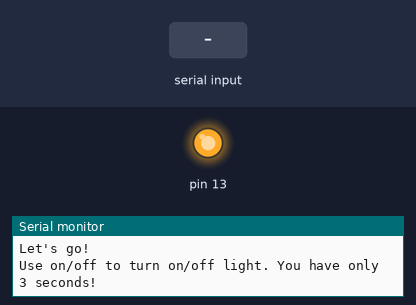
Recording of a sketch running on a simulated Arduino Uno, built with avr-gcc and run on an emulated ATmega328P. On the bench: output pins drawn as LEDs (lit = HIGH), the last lines printed to the serial monitor. Inputs (shaded band) come from the test bench.

Above: at 1.2 s.
1.3 s: "off\n" received over Serial
At 2.5 s:
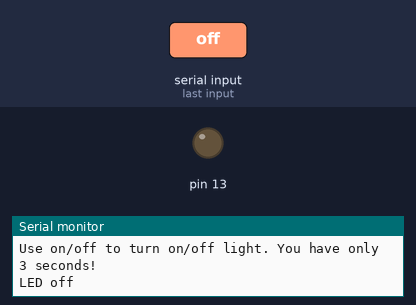
2.8 s: "on\n" received over Serial
At 4.9 s:
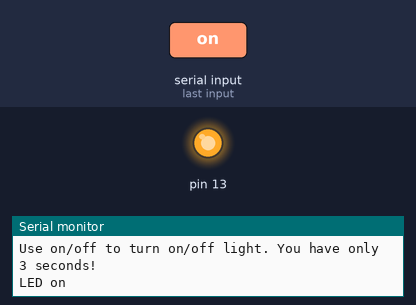
Timing chart, 0 to 6.4 s (numbered marks = the images above; inputs shaded):
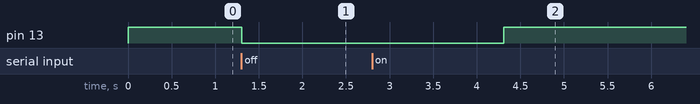

The sketch:

hello.ino
```cpp
#include <avr/io.h>
#include <util/delay.h>
#include <avr/interrupt.h>

void setup() {
  Serial.begin(9600);
  delay(1);
  pinMode(13, OUTPUT);
  delay(1);
  digitalWrite(13, HIGH);
  Serial.println("Example 0.0. Hello AVR exploits.");
  Serial.println("Let's go!");
}

volatile int switchon(){
  Serial.println("LED on");
  digitalWrite(13, HIGH);
  return 0;
}

volatile int switchoff(){
  Serial.println("LED off");
  digitalWrite(13, LOW);
  return 0;
}

int choose(char *reply, int len){
  char buf[5];
  int i = 0;

  for(i = 0; i < len; i++){
    buf[i] = reply[i];
  }

  buf[i] = '\0';

  if(strcmp(buf, "on") == 0)
    switchon();
  else if(strcmp(buf, "off") == 0)
    switchoff();
  else
    Serial.println("Incorrect choice, use only on or off.");

  return i;
}

void loop() {
  int i = 0;
  int len = 0;
  char reply[48];

  Serial.println("Use on/off to turn on/off light. You have only 3 seconds! ");
  Serial.setTimeout(3000);

  for(i = 0; i < 48; i++)
    reply[i] = '\0';

  len = Serial.readBytesUntil('\n', reply, 48);

  if(len > 1)
    i = choose(reply, len);

  delay(3000);
}
```

Measured:
- after the input at 1.3 s, pin 13: HIGH → LOW at once
- after the input at 2.8 s, pin 13: LOW → HIGH after 1.5 s
